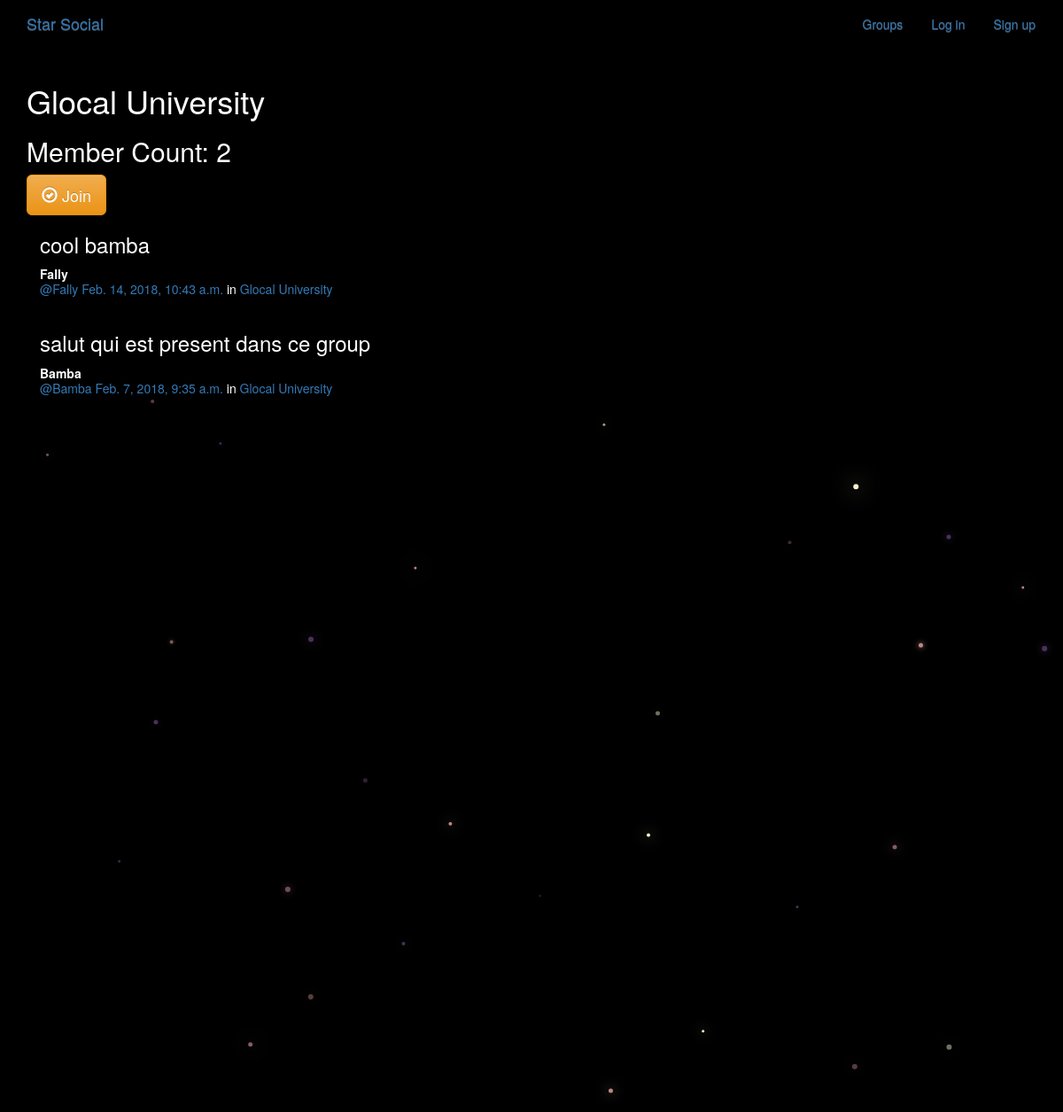
Page /groups/posts/in/glocal-university/ on the committed database.
### groups/models.py (models this page shows, shortened)
class Group(models.Model):
    name = models.CharField(max_length=255, unique=True)
    slug = models.SlugField(allow_unicode=True, unique=True)
    description = models.TextField(blank=True, default='')
    description_html = models.TextField(editable=False, default='', blank=True)
    members = models.ManyToManyField(User,through="GroupMember")
    class Meta:
        ordering = ["name"]

### posts/models.py (models this page shows, shortened)
class Post(models.Model):
    user = models.ForeignKey(User, related_name="posts")
    created_at = models.DateTimeField(auto_now=True)
    message = models.TextField()
    message_html = models.TextField(editable=False)
    group = models.ForeignKey(Group, related_name="posts",null=True, blank=True)
    class Meta:
        ordering = ["-created_at"]
        unique_together = ["user", "message"]

### groups/views.py (the view)
# urls.py: url(r"^posts/in/(?P<slug>[-\w]+)/$",views.SingleGroup.as_view(),name="single"),
class SingleGroup(generic.DetailView):
    model = Group

### groups/templates/groups/group_detail.html
{% extends "groups/group_base.html" %}
{% block pregroup %}
<h1>{{group.name}}</h1>
<h2> Member Count: {{group.members.count}}</h2>
  <div class="content">
				{% if user in group.members.all %}
					<a href="{% url 'groups:leave' slug=group.slug %}" class="btn btn-lg btn-fill btn-warning"><span class="glyphicon glyphicon-remove-circle"></span> Leave</a>
				{% else %}
					<a href="{% url 'groups:join' slug=group.slug %}" class="btn btn-lg btn-fill btn-warning"><span class="glyphicon glyphicon-ok-circle"></span> Join</a>
				{% endif %}
</div>
{% endblock %}
{% block group_content %}
<div class="col-md-8">
	{% if group.posts.count == 0 %}
	<h2>No posts in this group yet!</h2>
	{% else %}
		{% for post in group.posts.all %}
			{% include "posts/_post.html" %}
		{% endfor %}
	{% endif %}
</div>
{% endblock %}

### posts/templates/posts/_post.html (shortened to what this page needs)
<div class="post media">
	<h3>{{ post.message_html|safe }}</h3>
	<div class="media-body">
		<strong>{{ post.user.username }}</strong>
		<h5 class="media-heading">
			<span class="username"><a href="{% url 'posts:for_user' username=post.user.username %}">@{{ post.user.username }}</a></span>
			<time class="time"><a href="{% url 'posts:single' username=post.user.username pk=post.pk %}">{{ post.created_at }}</a></time>
			{% if post.group %}
			<span class="group-name">in <a href="#">{{ post.group.name }}</a></span>
			{% endif %}
		</h5>
	</div>
</div>

### static/simplesocial/css/master.css (style rules this page uses)
body { margin: 0; overflow: hidden; background-color: black; color:white; }

### rows in the picture
Group: name "Glocal University", members.count "2"
Post: message_html "cool bamba", user.username "Fally", created_at "Feb. 14, 2018, 10:43 a.m.", group.name "Glocal University"
Post: message_html "salut qui est present dans ce group", user.username "Bamba", created_at "Feb. 7, 2018, 9:35 a.m.", group.name "Glocal University"
